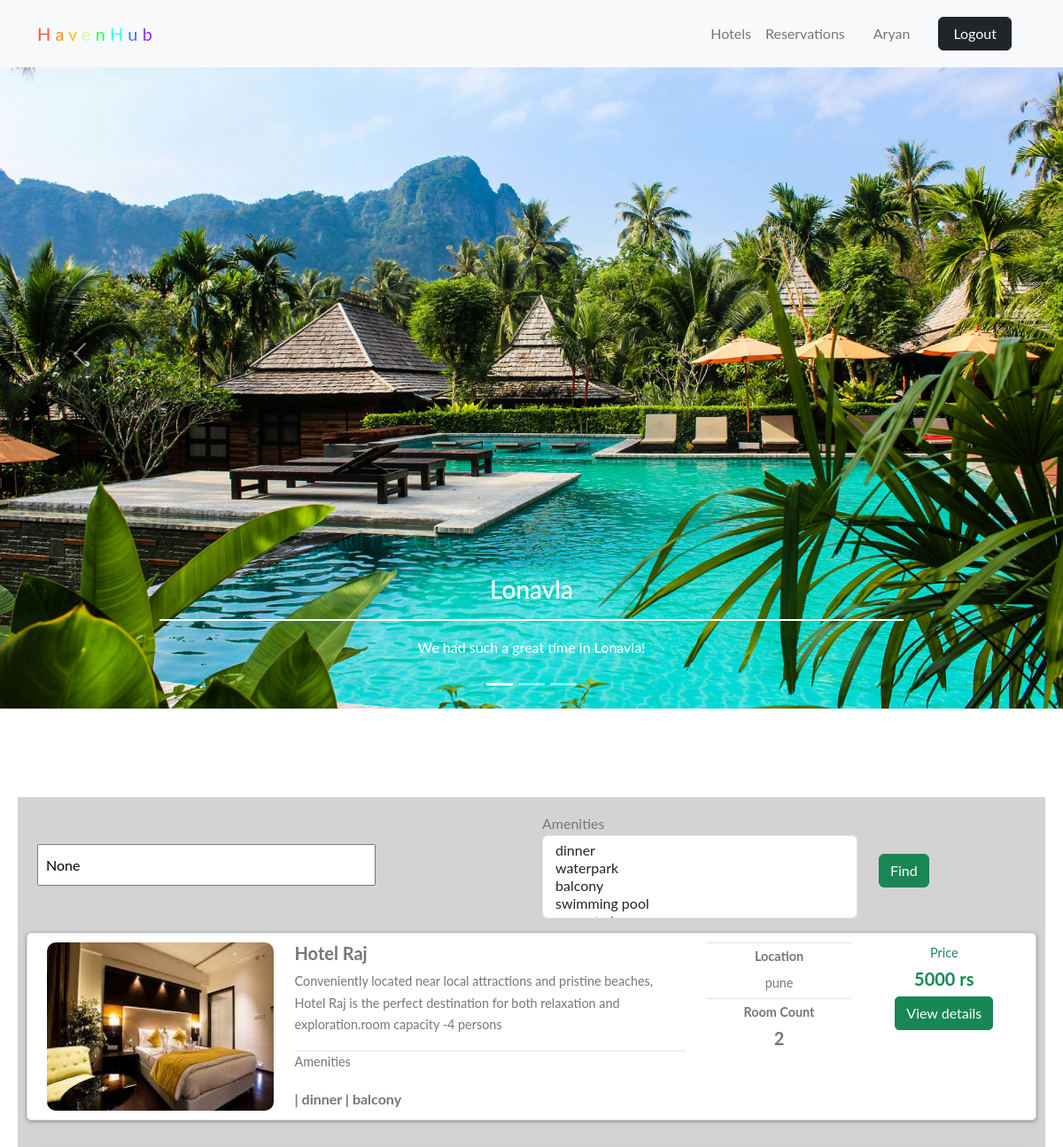
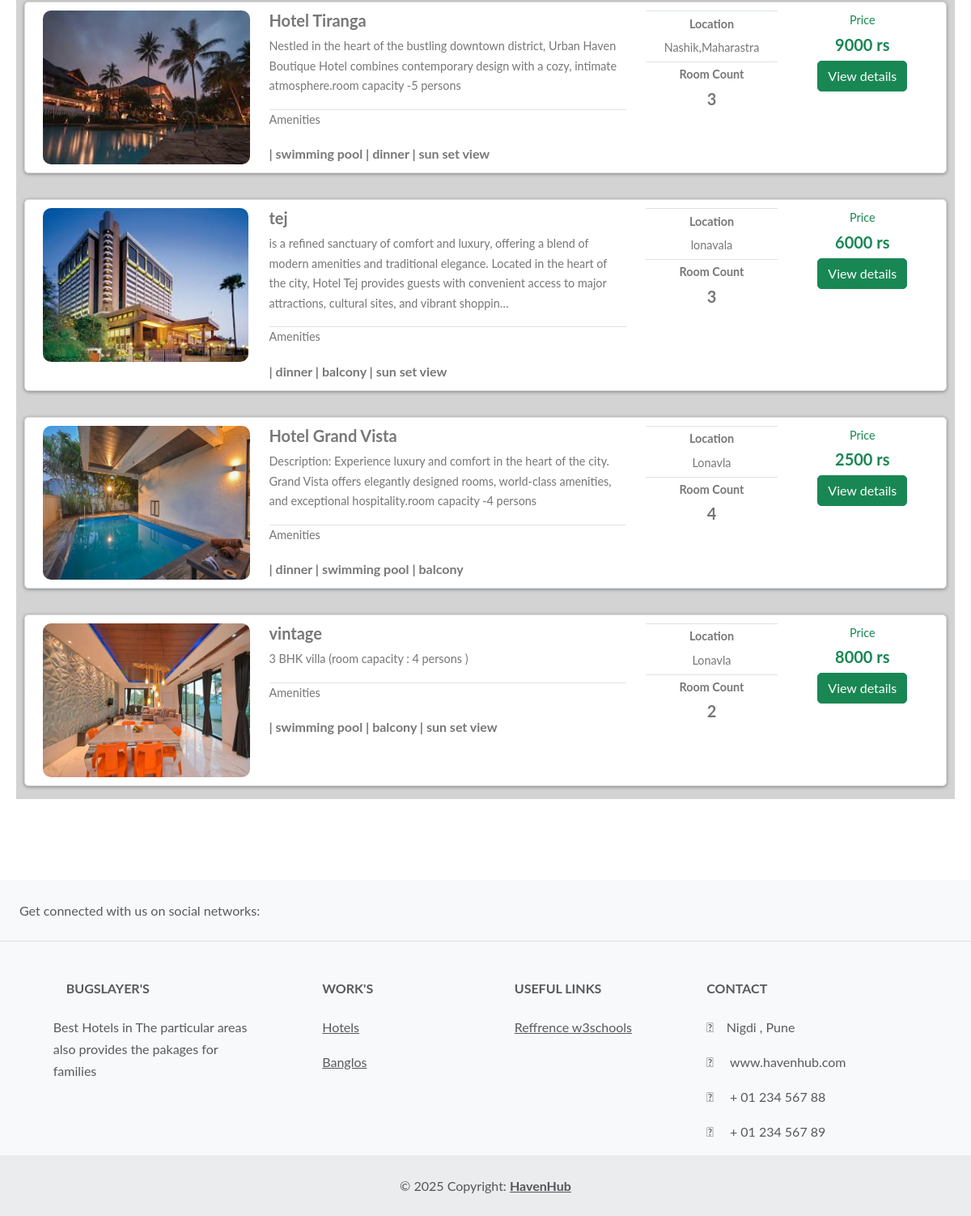
Screenshot of / (signed in) with the database file from the repository (2 pictures, top to bottom).
### home/models.py (models this page shows, shortened)
class BaseModel(models.Model):
    uid=models.UUIDField(default=uuid.uuid4,editable=False,primary_key=True)
    created_at=models.DateField(auto_now_add=True)
    updated_at=models.DateField(auto_now_add=True)
    class Meta:
        abstract = True

class Hotel(BaseModel):
    hotel_name=models.CharField(max_length=100)
    hotel_price=models.IntegerField()
    description=models.TextField()
    place=models.TextField()
    amenities=models.ManyToManyField(Amenities)
    room_count=models.IntegerField(default=10)

class hotelimages(BaseModel):
    hotel=models.ForeignKey(Hotel,related_name="hotel_images",on_delete=models.CASCADE)
    images = models.ImageField(upload_to = "hotels")

class Amenities(BaseModel):
    amenity_name=models.CharField(max_length=100)

### home/views.py (the view)
# urls.py: path('',views.index,name="index" ),
def index(request):
    amenities_objs = Amenities.objects.all()
    hotel_objs = Hotel.objects.all()
    search=request.GET.get('search')
    amenities=request.GET.getlist('amenities')
    if search:
        hotel_objs=hotel_objs.filter(
            Q(hotel_name__icontains=search)|
            Q(description__icontains=search))
    if len(amenities):
        hotel_objs=hotel_objs.filter(amenities__amenity_name__in = amenities).distinct()
    contex = {'amenities_objs' : amenities_objs,'hotel_objs':hotel_objs,'search':search,'amenities':amenities}
    return render(request,'index.html',contex)

### templates/index.html (shortened to what this page needs)
{% extends "layouts/struct.html" %}
{% block content%}
<nav class="navbar navbar-expand-lg navbar-light bg-body-tertiary pt-3 pb-3 fixed-top" >
  <div class="container">
    <a class="navbar-brand me-2" href="{% url 'index' %}">
      <span class="multicolor">
        <span style="color: #FF5733;">H</span>
        <span style="color: #FF8D1A;">a</span>
        <span style="color: #FFC300;">v</span>
        <span style="color: #DAF7A6;">e</span>
        <span style="color: #33FF57;">n</span>
        <span style="color: #33FFF3;">H</span>
        <span style="color: #3375FF;">u</span>
        <span style="color: #8A33FF;">b</span>
      </span>
    </a>
    <div class="d-flex align-items-center px-3">
        <a class="nav-link" href="#section1">Hotels</a>
          <a class="nav-link px-3" href="{% url 'reservation' %}">Reservations</a>
    <div class="d-flex align-items-center">
      {% if request.user.is_authenticated %}
        <span class="me-3 px-3">{{ request.user.username }}</span>
        <a data-mdb-ripple-init class="btn btn-dark px-3" href="{% url 'logout' %}" role="button">
          Logout
        </a>
      {% else %}
          <a href="{% url 'login' %}" class="btn btn-link px-3 me-2">Login</a>
          <a href="{% url 'register' %}" class="btn btn-primary me-3">Sign up</a>
      {% endif %}
    </div>
  </div>
</div>
</nav>
<div id="demo" class="carousel slide" data-bs-ride="carousel">
  <div class="carousel-indicators">
    <button type="button" data-bs-target="#demo" data-bs-slide-to="0" class="active"></button>
    <button type="button" data-bs-target="#demo" data-bs-slide-to="1"></button>
    <button type="button" data-bs-target="#demo" data-bs-slide-to="2"></button>
  </div>
  <div class="carousel-inner">
    <div class="carousel-item active">
      <img src="/static/images/cimg1.jpg" alt="Los Angeles" class="d-block" style="width:100%">
      <div class="carousel-caption">
        <h3>Lonavla</h3>
        <p>We had such a great time in Lonavla!</p>
      </div>
    </div>
  </div>
  <button class="carousel-control-prev" type="button" data-bs-target="#demo" data-bs-slide="prev">
    <span class="carousel-control-prev-icon"></span>
  </button>
  <button class="carousel-control-next" type="button" data-bs-target="#demo" data-bs-slide="next">
    <span class="carousel-control-next-icon"></span>
  </button>
</div>
<div id="section1" class="container-fluid" style="padding:100px 20px;">
  <section class="search-container">
    <div class="container">
      <div class="row">
        <div class="">
          <div class="row mt-3">
            <div class="col-md-6 align-self-center">
              <form method="GET" action="">
                <input type="text" value="{{search}}" name="search" class="form-inline search-bar" style="width: 70%; padding: 8px;">
            </div>
            <div class="col-md-6">
              <div class="row form-group form-inline">
                <div class="col-md-8">
                  <label for="activities">Amenities</label>
                  <select name="amenities" id="activities" class="form-control" multiple>
                    {% for amenities_objs in amenities_objs %}
                    <option {% if amenities_objs.amenity_name in amenities %} selected {% endif %} value="{{ amenities_objs.amenity_name }}">{{ amenities_objs.amenity_name }}</option>
                    {% endfor %}
                  </select>
                </div>
                <div class="col-md-4 mt-5">
                  <button type="submit" class="btn btn-success">Find</button>
                </div>
              </div>
            </div>
          </div>
        </div>
        {% for hotel_obj in hotel_objs %}
        <div class="row search-card-result mb-3" style="border: 1px solid #ddd; border-radius: 5px; padding: 10px;">
          <div class="col-md-3">
            <a href="/hotel-detail/{{hotel_obj.uid}}">
              <img class="img-fluid" src="/media/{{hotel_obj.hotel_images.first.images}}" alt="Card image cap" style="border-radius: 10px;">
            </a>
          </div>
          <div class="col-md-5">
            <h5>{{hotel_obj.hotel_name}}</h5>
            <p>{{hotel_obj.description|truncatechars:250}}</p>
            <p class="border-top additional">Amenities</p>
            {% for amt in hotel_obj.amenities.all %}
            <b>| {{amt.amenity_name }} </b>
            {% endfor %}
          </div>
          <div class="col-md-2 border-left text-center more-offers">
            <p class="border-top additional">Location</p>
            <p>{{hotel_obj.place}}</p>
            <p class="border-top additional">Room Count</p>
            <h5>{{hotel_obj.room_count}}</h5>
          </div>
          <div class="col-md-2 border-left text-center more-offers">
            <div class="text-success">
              <p>Price</p>
              <h5>{{hotel_obj.hotel_price}} rs</h5>
            </div>
            <a href="/hotel-detail/{{hotel_obj.uid}}">
              <div class="btn btn-success" style="border-radius: 5px;">View details</div>
            </a>
          </div>
        </div>
        {% endfor %}
      </div>
    </div>
  </section>
</div>
{% include "layouts/footer.html" %}
{% endblock %}

### templates/index.html (style rules this page uses)
body { font-family: "Lato", Arial, sans-serif; font-weight: 400; font-size: 16px; line-height: 1.7; background: #fff; color: #777; }
nav { margin-bottom: 1rem; }
nav a { color: white; -webkit-transition: 0.5s; -o-transition: 0.5s; transition: 0.5s; }
#process h2, h3 { border-bottom: 2px solid #fff; color: #fff; margin: 1rem 0; padding: 0 0 1rem 0; }
.search-container { background: #d3d3d3; }
.search-card-result { box-shadow: 0px 1px 4px rgba(41, 51, 57, 0.5); margin: 1rem 0; padding: 0.5rem 0; background-color: #fff; }
.search-card-result img { height: 190px; }
.search-card-result h5 { font-style: 1.1rem; font-weight: 700; }
.search-card-result p { font-size: 0.9rem; }
.search-card-result .more-offers p { margin-bottom: 0.3rem; }
.more-offers .additional { padding-top: 0.2rem; font-weight: 700; }

### rows the page displays
Hotel: hotel_images.first.images (picture), hotel_name "Hotel Raj", description "Conveniently located near local attractions and pristine beaches, Hotel Raj is the perfect destination for both relaxation and exploration.room capacity -4 persons", place "pune", room_count "2", hotel_price "5000"
Amenities: amenity_name "dinner"
Amenities: amenity_name "balcony"
Hotel: hotel_images.first.images (picture), hotel_name "Hotel Tiranga", description "Nestled in the heart of the bustling downtown district, Urban Haven Boutique Hotel combines contemporary design with a cozy, intimate atmosphere.room capacity -5 persons", place "Nashik,Maharastra", room_count "3", hotel_price "9000"
Amenities: amenity_name "swimming pool"
Amenities: amenity_name "dinner"
Amenities: amenity_name "sun set view"
Hotel: hotel_images.first.images (picture), hotel_name "tej", description "is a refined sanctuary of comfort and luxury, offering a blend of modern amenities and traditional elegance. Located in the heart of the city, Hotel Tej provides guests with convenient access to major attractions, cultural sites, and vibrant shoppin…", place "lonavala", room_count "3", hotel_price "6000"
Hotel: hotel_images.first.images (picture), hotel_name "Hotel Grand Vista", description "Description: Experience luxury and comfort in the heart of the city. Grand Vista offers elegantly designed rooms, world-class amenities, and exceptional hospitality.room capacity -4 persons", place "Lonavla", room_count "4", hotel_price "2500"
Hotel: hotel_images.first.images (picture), hotel_name "vintage", description "3 BHK villa (room capacity : 4 persons )", place "Lonavla", room_count "2", hotel_price "8000"

### other values shown
{{ request.user.username }} "Aryan"
